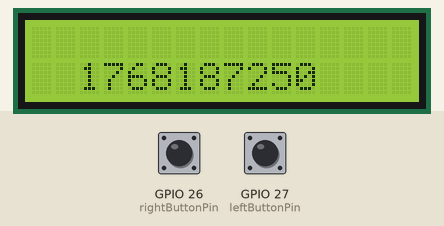
This sketch was run on a simulated ESP32. Shown: 16×2 character LCD. The inputs (shaded band) are chosen by the test bench; at power-on: GPIO 26 (rightButtonPin) HIGH, GPIO 27 (leftButtonPin) HIGH. What the sketch prints to the serial monitor is not drawn.

Above: at 0.1 s.
At 1.1 s:
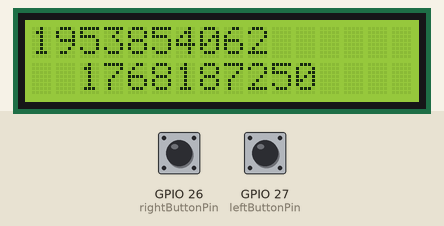
At 127.4 s:
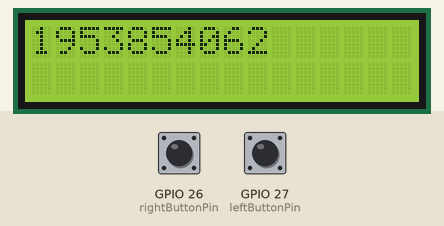

The sketch:

Transmitter.ino
```cpp
/*
This is the code that will be uploaded on the esp32 board on the transmitter controller
*/
#include "LiquidCrystal_I2C.h"
#include "esp_now.h"
#include "WiFi.h"


/*MAC Address of the receiver controller
  edit the address as required

*/
uint8_t broadcastAddress[] = {0xCC, 0x50,0xE3, 0x55, 0x08, 0xFD};

LiquidCrystal_I2C lcd(0x3F , 16, 2);
// variables
const int rightButtonPin = 26;  // the number of the right pushbutton pin
const int leftButtonPin = 27;  // the number of the left pushbutton pin

// variables will change:
bool rightButtonState = false;  // variable for reading the pushbutton status
bool leftButtonState = false;  // variable for reading the pushbutton status

void setup() {
  // put your setup code here, to run once:
  Serial.begin(115200);
  lcd.init();
  lcd.backlight();
  lcd.setCursor(2 , 1);
  lcd.print('Hello rider');

  pinMode(rightButtonPin, INPUT_PULLUP);
  pinMode(leftButtonPin, INPUT_PULLUP);

  //initialize ESP_NOW

  if (esp_now_init() != ESP_OK) {
    Serial.println("Error initializing ESP-NOW");
    return;
  }

  esp_now_peer_info_t peerInfo;
  memcpy(peerInfo.peer_addr, broadcastAddress, 6);
  peerInfo.channel = 0;
  peerInfo.encrypt = false;

  if (esp_now_add_peer(&peerInfo) != ESP_OK) {
    Serial.println("Error adding peer");
    return;
  }

}

  void operationMode(){


  }


void rightTurn(){
  /*code to send signal through esp now to blink the leds
  void SendToReceiver(){

  }*/
  //create message
  uint8_t messageright[1];
  messageright[0] = rightButtonState;

    // Send the message
  esp_err_t resultright = esp_now_send(broadcastAddress, messageright, sizeof(messageright));

  if (resultright == ESP_OK) {
    Serial.println("Message sent successfully");
  } else {
    Serial.println("Error sending message");
  }

  delay(1000);


  lcd.setCursor(0 , 0);
  lcd.print('Right turn');
  delay(1000);
  lcd.clear();
  delay(1000);
  lcd.print('Right turn');
  lcd.clear();
  delay(1000);
  lcd.print('Right turn');
  lcd.clear();
  delay(1000);
  lcd.print('Right turn');
  lcd.clear();
  delay(1000);
  lcd.print('Right turn');
  lcd.clear();
  delay(1000);
  lcd.print('Right turn');


}
void leftTurn(){
  /*code to send signal through esp now to blink the leds
  void SendToReceiver(){

  }*/

   //create message
  uint8_t messageleft[1];
  messageleft[0] = leftButtonState;

    // Send the message
  esp_err_t resultleft = esp_now_send(broadcastAddress, messageleft, sizeof(messageleft));

  if (resultleft == ESP_OK) {
    Serial.println("Message sent successfully");
  } else {
    Serial.println("Error sending message");
  }

  delay(1000);


  lcd.setCursor(0 , 0);
  lcd.print('Left turn');
  delay(1000);
  lcd.clear();
  delay(1000);
  lcd.print('left turn');
  lcd.clear();
  delay(1000);
  lcd.print('left turn');
  lcd.clear();
  delay(1000);
  lcd.print('left turn');
  lcd.clear();
  delay(1000);
  lcd.print('left turn');
  lcd.clear();
  delay(1000);
  lcd.print('left turn');

}


void loop() {
  // put your main code here, to run repeatedly:
  // read the state of the pushbutton value:
  rightButtonState = digitalRead(rightButtonPin);
  leftButtonState = digitalRead(leftButtonPin);

  // check if the pushbutton is pressed. If it is, the buttonState is HIGH:
  if (rightButtonState == HIGH) {
    // initiate right turn
    rightTurn();
    return;
  }

  if (leftButtonState == HIGH){
    // initiate left turn
    leftTurn();
    return;
  }
}
```

Measured:
- what the display in image 1 shows lasts 1.0 s, from 1.1 s to 2.1 s
- what the display in image 2 shows lasts 2.0 s, from 127.3 s to 129.3 s
